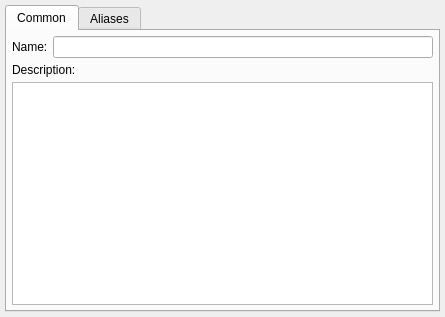
<ui version="4.0" >
 <class>dEditAReg</class>
 <widget class="QMainWindow" name="dEditAReg" >
  <property name="geometry" >
   <rect>
    <x>0</x>
    <y>0</y>
    <width>445</width>
    <height>317</height>
   </rect>
  </property>
  <property name="windowTitle" >
   <string>Accumulating register</string>
  </property>
  <widget class="QWidget" name="centralwidget" >
   <property name="geometry" >
    <rect>
     <x>0</x>
     <y>0</y>
     <width>445</width>
     <height>317</height>
    </rect>
   </property>
   <layout class="QGridLayout" >
    <item row="0" column="0" >
     <widget class="QTabWidget" name="tabWidget13" >
      <widget class="QWidget" name="tab" >
       <attribute name="title" >
        <string>Common</string>
       </attribute>
       <layout class="QGridLayout" >
        <item row="0" column="0" >
         <layout class="QHBoxLayout" >
          <item>
           <widget class="QLabel" name="textLabel5" >
            <property name="text" >
             <string>Name:</string>
            </property>
            <property name="wordWrap" >
             <bool>false</bool>
            </property>
           </widget>
          </item>
          <item>
           <widget class="QLineEdit" name="eName" />
          </item>
         </layout>
        </item>
        <item row="1" column="0" >
         <widget class="QLabel" name="textLabel6" >
          <property name="text" >
           <string>Description:</string>
          </property>
          <property name="wordWrap" >
           <bool>false</bool>
          </property>
         </widget>
        </item>
        <item row="2" column="0" >
         <widget class="QTextEdit" name="eDescription" />
        </item>
       </layout>
      </widget>
      <widget class="QWidget" name="TabPage" >
       <attribute name="title" >
        <string>Aliases</string>
       </attribute>
       <layout class="QGridLayout" >
        <item row="0" column="0" >
         <widget class="QTableWidget" name="tAliases" >
          <column>
           <property name="text" >
            <string>Lang</string>
           </property>
          </column>
          <column>
           <property name="text" >
            <string>Name</string>
           </property>
          </column>
         </widget>
        </item>
       </layout>
      </widget>
     </widget>
    </item>
   </layout>
  </widget>
 </widget>
 <layoutdefault spacing="5" margin="5" />
 <customwidgets>
 </customwidgets>
 <includes>
  <include location="local" >mdtree.h</include>
  <include location="local" >aliaseditor.h</include>
  <include location="local" >mainform.h</include>
 </includes>
 <resources/>
 <connections/>
</ui>
